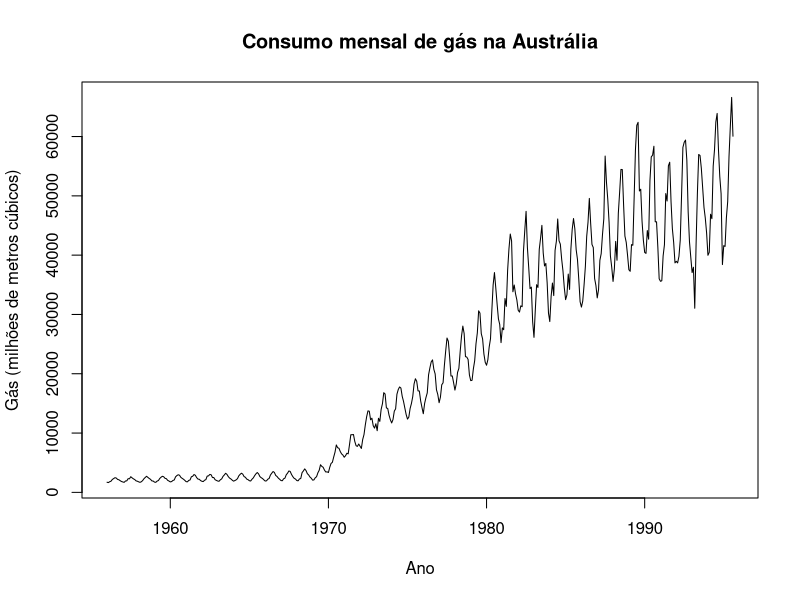
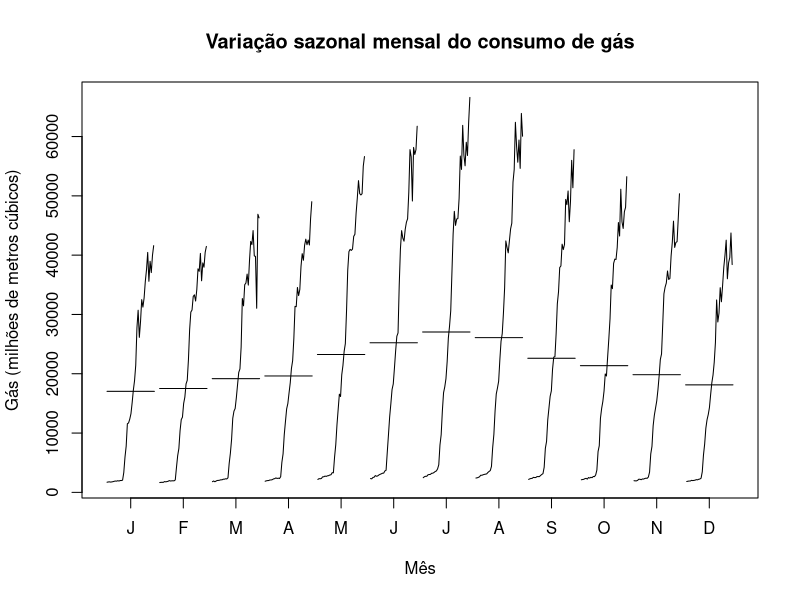
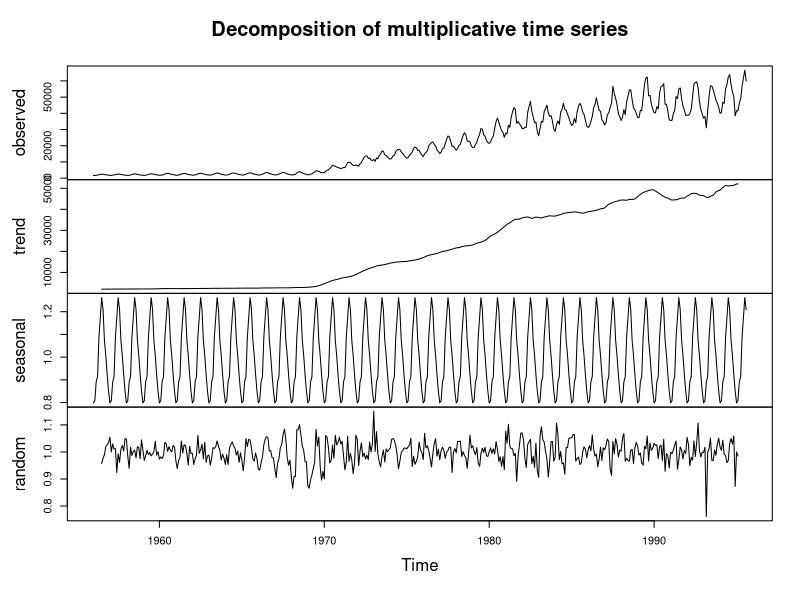

Reproduce these figures in R, in order.
## 1. Construam um gráfico temporal da série cronológica e descrevam as suas
# principais características. 

install.packages("forecast")
library(forecast)

data <- gas
show(data)

# Verificando estrutura da série temporal
str(data)

# Plotando gráfico temporal
plot(data, main="Consumo mensal de gás na Austrália", ylab="Gás (milhões de metros cúbicos)", xlab="Ano")
monthplot(gas, main="Variação sazonal mensal do consumo de gás", ylab="Gás (milhões de metros cúbicos)", xlab="Mês")


## Tendência: A série apresenta uma tendência ascendente ao longo do tempo, indicando um aumento no consumo de gás na Austrália durante o período analisado.
## Sazonalidade: Há uma forte componente sazonal, com padrões que se repetem anualmente, aumentando a cada ano, indicando a presença de uma sazonalidade multiplicativa.
## Variabilidade: A amplitude das variações sazonais parece aumentar ao longo do tempo, sugerindo que a variabilidade no consumo de gás se torna mais pronunciada nos anos mais recentes.

################################################################################

## 2. Decomponham a série nas diferentes componentes, ilustrando graficamente a
#decomposição efetuada. Comentem os resultados. 

# Decompor a série temporal usando decompose
data_decomp <- decompose(data, type="multiplicative")

# Plotar a decomposição com decompose
plot(data_decomp,"Decomposição da Série Temporal - Método decompose")

# A tendência crescente mostra o aumento geral no consumo de gás ao longo dos anos.
# A componente sazonal mostra um padrão que se repete anualmente.
# A componente residual captura as variações que não são explicadas pela tendência ou sazonalidade, incluindo ruídos. Podemos ver inicialmente um decrescimento do resíduos até pouco antes dos anos 80, quando ele volta a crescer e variar cada vez mais a cada ano.
